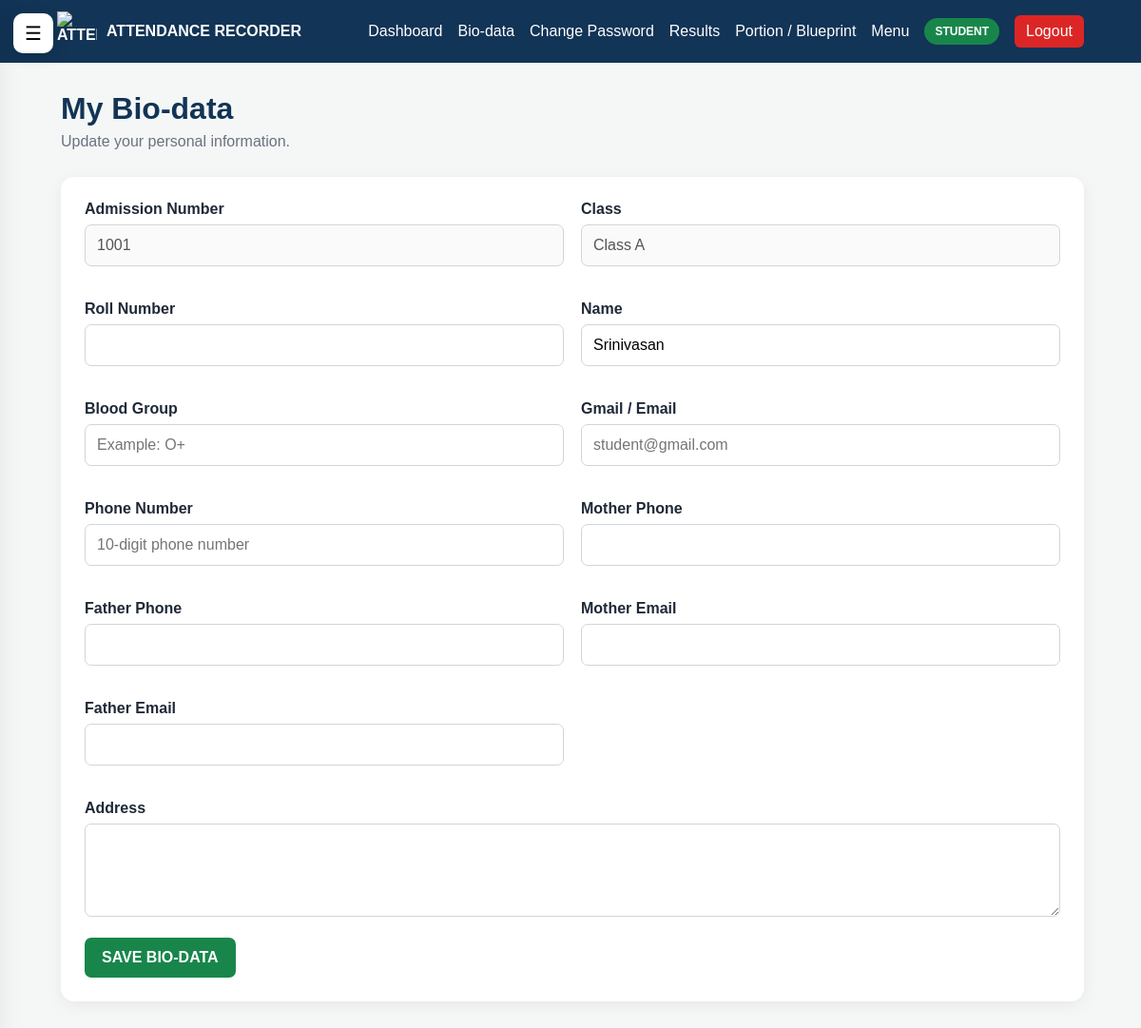
Page /student-biodata (signed in) on the committed database.
### tables this page shows
CREATE TABLE students (

            admission_no TEXT PRIMARY KEY,

            name TEXT NOT NULL,

            class_name TEXT DEFAULT 'Unassigned',

            password TEXT,

            roll_no TEXT,

            blood_group TEXT,

            mother_phone TEXT,

            father_phone TEXT,

            mother_email TEXT,

            father_email TEXT,

            address TEXT
        , email TEXT, phone TEXT, login_username TEXT DEFAULT '', photo TEXT DEFAULT '');

### app.py (the view, shortened to what this page needs)
@app.route(
    "/student-biodata",
    methods=["GET", "POST"]
)
def student_biodata():
    if not student_required():
        return redirect(
            url_for("login")
        )
    admission_no = session.get(
        "admission_no"
    )
    connection = get_db_connection()
    student = connection.execute(
        """
        SELECT *
        FROM students
        WHERE admission_no = ?
        """,
        (admission_no,)
    ).fetchone()
    connection.close()
    return render_template(
        "student_biodata.html",
        student=student
    )

### app.py (called while the page is built, shortened)
def get_db_connection():
    connection = sqlite3.connect(
        DATABASE_FILE
    )
    connection.row_factory = sqlite3.Row
    return connection

def login_required():
    return "user_id" in session

def student_required():
    return (
        login_required()
        and session.get("role") == "student"
    )

def _master_connection():
    c = sqlite3.connect(MASTER_DATABASE_FILE)
    c.row_factory = sqlite3.Row
    return c

def get_db_connection():
    if not has_request_context():
        return _CORE_GET_DB_CONNECTION()
    slug = session.get("school_id")
    if not slug:
        return _CORE_GET_DB_CONNECTION()

def _current_school_name():
    slug = session.get("school_id", "our-school")
    c = _master_connection()
    row = c.execute("SELECT name FROM schools WHERE slug=?", (slug,)).fetchone()
    c.close()
    return row["name"] if row else "Our School"

@app.context_processor
def inject_7777_context():
    try:
        c = _master_connection()
        schools = c.execute(
            "SELECT name,slug FROM schools WHERE active=1 ORDER BY id"
        ).fetchall()
        c.close()
    except Exception:
        schools = []
    return {
        "school_list": schools,
        "current_school_name": _current_school_name(),
    }

@app.before_request
def prepare_7777_request():
    if request.path not in ["/login", "/logout"] and session.get("role") != "boss":
        if session.get("school_id") not in [None, "", "master"]:
            _feature_setup_current_db()

@app.after_request
def restore_7777_school_session(response):
    slug = getattr(g, "login_school_slug", None)
    if slug and session.get("role") in ["student", "teacher", "admin"]:
        session["school_id"] = slug
    return response

@app.before_request
def enforce_class_teacher_attendance_scope():
    return None

@app.before_request
def enforce_original_marks_subject():
    return None

@app.before_request
def boss_controls_registration_and_school_creation():
    if request.path == "/register" and session.get("role") != "boss":
        flash("Teacher/Admin account creation is controlled by Boss Admin.", "error")
        return redirect(url_for("login"))

@app.after_request
def no_cache_login_pages(response):
    if request.path == "/login" or request.path.startswith("/login/"):
        response.headers["Cache-Control"] = "no-store, no-cache, must-revalidate, max-age=0"
        response.headers["Pragma"] = "no-cache"
        response.headers["Expires"] = "0"
    return response

### templates/student_biodata.html (shortened to what this page needs)
{% extends "base.html" %}
{% block content %}
<div class="page-header">
    <div>
        <h1>
            My Bio-data
        </h1>
        <p>
            Update your personal information.
        </p>
    </div>
</div>
<div class="student-form-card">
    <form method="POST">
        <div class="form-grid">
            <div class="form-group">
                <label>
                    Admission Number
                </label>
                <input
                    type="text"
                    value="{{ student.admission_no }}"
                    disabled
                >
            </div>
            <div class="form-group">
                <label>
                    Class
                </label>
                <input
                    type="text"
                    value="{{ student.class_name }}"
                    disabled
                >
            </div>
            <div class="form-group">
                <label>
                    Roll Number
                </label>
                <input
                    type="text"
                    name="roll_no"
                    value="{{ student.roll_no or '' }}"
                >
            </div>
            <div class="form-group">
                <label>
                    Name
                </label>
                <input
                    type="text"
                    name="name"
                    value="{{ student.name }}"
                    required
                >
            </div>
            <div class="form-group">
                <label>
                    Blood Group
                </label>
                <input
                    type="text"
                    name="blood_group"
                    value="{{ student.blood_group or '' }}"
                    placeholder="Example: O+"
                >
            </div>
            <div class="form-group">
                <label>
                    Gmail / Email
                </label>
                <input
                    type="email"
                    name="email"
                    value="{{ student.email or '' }}"
                    placeholder="student@gmail.com"
                >
            </div>
            <div class="form-group">
                <label>
                    Phone Number
                </label>
                <input
                    type="tel"
                    name="phone"
                    value="{{ student.phone or '' }}"
                    placeholder="10-digit phone number"
                >
            </div>
            <div class="form-group">
                <label>
                    Mother Phone
                </label>
                <input
                    type="tel"
                    name="mother_phone"
                    value="{{ student.mother_phone or '' }}"
                >
            </div>
            <div class="form-group">
                <label>
                    Father Phone
                </label>
                <input
                    type="tel"
                    name="father_phone"
                    value="{{ student.father_phone or '' }}"
                >
            </div>
            <div class="form-group">
                <label>
                    Mother Email
                </label>
                <input
                    type="email"
                    name="mother_email"
                    value="{{ student.mother_email or '' }}"
                >
            </div>
            <div class="form-group">
                <label>
                    Father Email
                </label>
                <input
                    type="email"
                    name="father_email"
                    value="{{ student.father_email or '' }}"
                >
            </div>
            <div class="form-group full-width">
                <label>
                    Address
                </label>
                <textarea
                    name="address"
                    rows="4"
                >{{ student.address or '' }}</textarea>
            </div>
        </div>
        <button
            type="submit"
            class="primary-button"
        >
            SAVE BIO-DATA
        </button>
    </form>
</div>
{% endblock %}

### static/css/style.css (style rules this page uses)
* { box-sizing: border-box; }
body { margin: 0; font-family: Arial, sans-serif; background: #f4f7f6; color: #1f2937; }
button, input, select, textarea { font: inherit; }
.form-group { text-align: left; margin-bottom: 18px; }
.form-group label, .dashboard-filter label { display: block; font-weight: bold; margin-bottom: 7px; }
.form-group input, .form-group select, .form-group textarea, .dashboard-filter select, .filter-bar input, .filter-bar select { width: 100%; padding: 12px; border: 1px solid #d1d5db; border-radius: 7px; outline: none; }
.form-grid { display: grid; grid-template-columns: repeat(2, 1fr); gap: 18px; }
.full-width { grid-column: 1 / -1; }
.primary-button, .secondary-button { border: none; padding: 12px 18px; border-radius: 7px; cursor: pointer; font-weight: bold; }
.primary-button { background: #18864b; color: white; }
.page-header { display: flex; justify-content: space-between; align-items: center; margin-bottom: 28px; gap: 20px; }
.page-header h1 { margin: 0 0 7px; color: #123456; }
.page-header p { margin: 0; color: #6b7280; }
.student-form-card, .student-list-card { background: white; padding: 25px; border-radius: 12px; }
.student-form-card { background: white; padding: 25px; border-radius: 14px; box-shadow: 0 4px 18px rgba(0,0,0,0.06); margin-bottom: 25px; }

### rows in the picture
students: admission_no "1001", class_name "Class A", name "Srinivasan"

### other values in the picture
{{ session.get("role", "").upper() }} "STUDENT"
